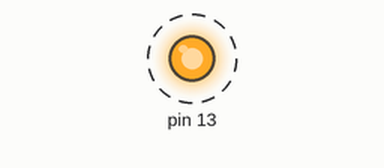
This sketch was run on a simulated Arduino Uno, built with avr-gcc and run on an emulated ATmega328P. Shown: output pins drawn as LEDs (lit = HIGH). Dashed ring = blinking. No radio packets arrive unless stated.

Above: at 0.5 s.
Timing chart, 0 to 3.0 s (numbered marks = the images above):
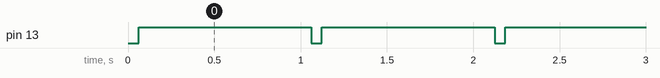

Measured:
- by itself, pin 13: alternates HIGH for 1.0 s and LOW for 0.06 s

The sketch:

transmiting.ino
```cpp
#include<RH_ASK.h>
#include<SPI.h>

RH_ASK Radio(2000, "", 2);

void setup() {

  pinMode(13, OUTPUT);
  Serial.begin(9600);
  if (!Radio.init())
    Serial.println("init failed");
}

void loop() {
  long int Tid,lng_Long,lng_Lati,lng_Speed;
  float GPS_long,GPS_lati,GPS_Speed;

  Tid=45815472;
  GPS_long=80.502861;
  GPS_lati=8.357985;
  GPS_Speed=456.32;

  GPS_long=GPS_long*1000000;
  GPS_lati=GPS_lati*1000000;
  GPS_Speed=GPS_Speed*100;
  lng_Long=(long int)GPS_long;
  lng_Lati=(long int)GPS_lati;
  lng_Speed=(long int)GPS_Speed;

  String Snd_id=String(Tid);

  String Snd_long=String(lng_Long);
  int len_lng=Snd_long.length();
  String Snd_Longlen=String(len_lng);

  String Snd_lati=String(lng_Lati);
  int len_lati=Snd_lati.length();
  String Snd_Latilen=String(len_lati);

  String Snd_speed=String(lng_Speed);

  String Snd_msg=Snd_id+Snd_Longlen+Snd_Latilen+Snd_long+Snd_lati+Snd_speed;

  const char *msg=Snd_msg.c_str();

  Radio.send((uint8_t *)msg, strlen(msg));
  Radio.waitPacketSent();
  digitalWrite(13, HIGH);
  delay(1000);
  digitalWrite(13, LOW);
}
```
